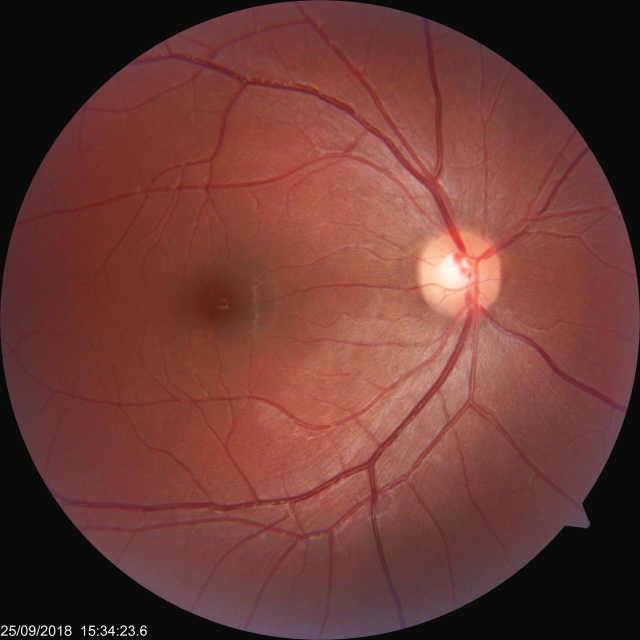
%> input picture DATAAWAL/Normal1.jpeg, 1280 x 1280 px (shown at 1/2 size)
$ octave temporary1.m   (GNU Octave 9; MATLAB toolbox functions it lacks are replaced by stand-ins)
%> lines starting %> are read from the running program, lines starting %| are printed output that depends on the picture
clc, clear all;


load_model = '/Users/siskaatmawanoktavia/Documents/APP DIABETIC RETINOPATHY/KNN_Classification_data_siska.mat';
path = '/Users/siskaatmawanoktavia/Documents/APP DIABETIC RETINOPATHY/Normal1.jpeg';
kolom=64; baris=64;

% x_test(i,[1 2 3 4]

img = imread(path);
%> img is the input picture: size 1280x1280x3 uint8; mean R, G, B 107.5, 58.9, 53.2
img = rgb2gray (img);
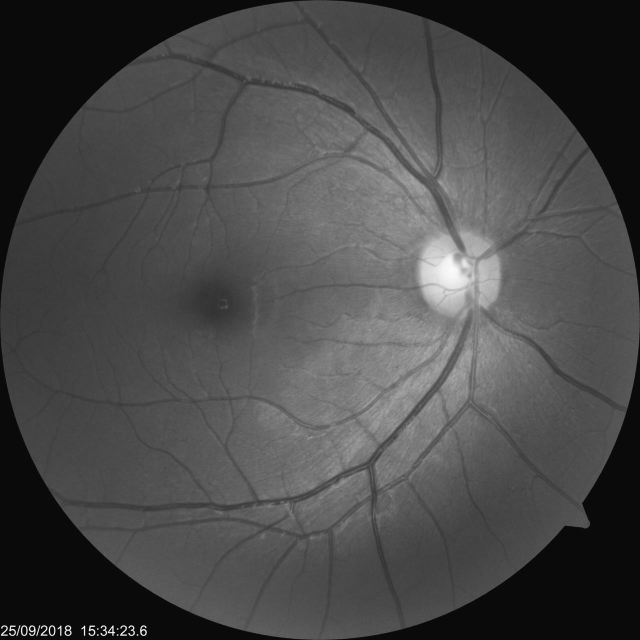
%> img: size 1280x1280 uint8 (shown at 1/2 size); min 0, max 255, mean 72.8
img = imresize(img,[baris kolom]);
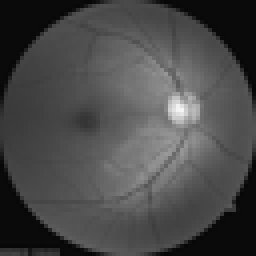
%> img: size 64x64 uint8 (shown 4 times larger); min 6, max 245, mean 72.9
Mean = mean2(img);
%> Mean = 72.85
Std = std2(img);
%> Std = 25.53
[On,Off]=count_img(img);
%> after the loop in count_img, `for i=1:baris`: Off = 907; On = 3189
%> On = 3189; Off = 907

dt_img = table (On,Off,Mean,Std);
%> dt_img = {On 3189, Off 907, Mean 72.85, Std 25.53}
disp(class (dt_img))
%| table

%> the run ends on the next line
model = loadLearnerForCoder(load_model);
% [3 lines not run here, left out]
function [On,Off] = count_img(img)
    th= 55; On=0; Off=0;
    [baris,kolom] = size(img);
    for i=1:baris
        for j=1:kolom
            if img(i,j)>=th
                On=On + 1;
            else
                Off=Off + 1;

            end
        end
    end
end
